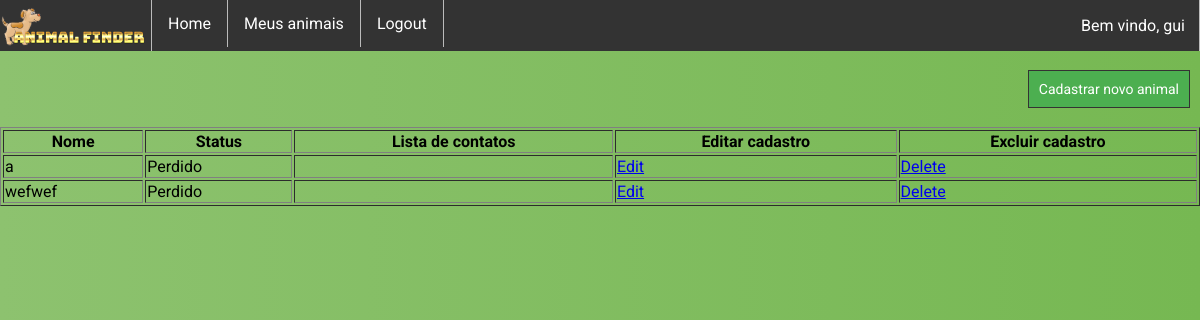
The page /meus_animais/ (signed in) on the database as committed earlier.
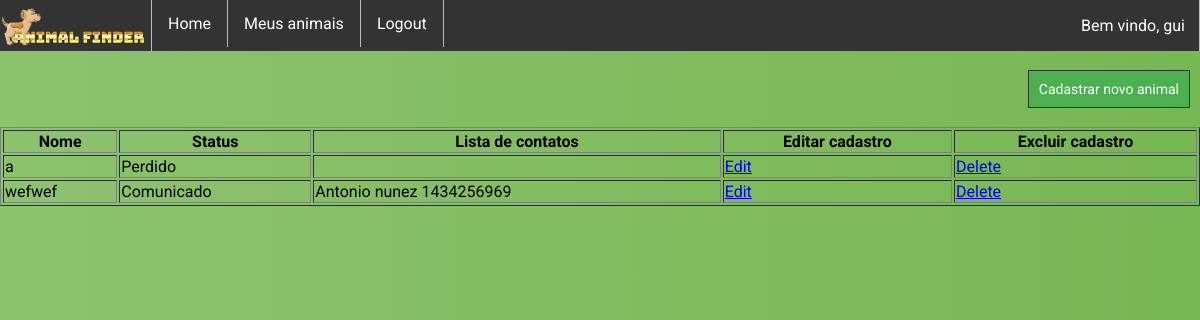
The same page on the database as committed later.
### usuario/models.py (models this page shows, shortened)
class Dono(AbstractBaseUser):
    email = models.EmailField(verbose_name="email", unique=True, max_length=100)
    nome = models.CharField(max_length=100)
    telefone = models.CharField(max_length=20)
    date_joined = models.DateTimeField(verbose_name="date_joined", auto_now_add=True)
    last_login = models.DateTimeField(verbose_name="last_login", auto_now=True)
    is_admin = models.BooleanField(default=False)
    is_active = models.BooleanField(default=True)
    is_staff = models.BooleanField(default=False)
    is_superuser = models.BooleanField(default=False)
    USERNAME_FIELD = 'email'
    REQUIRED_FIELDS = ['nome', 'telefone']
    objects = DonoManager()

### main/models.py (models this page shows, shortened)
class Animal(models.Model):
    foto  = models.ImageField(upload_to=UploadToPathAndRename('{}'.format(time.strftime("%Y_%m_%d_"))))
    nome  = models.CharField(max_length=100)
    idade = models.CharField(max_length=3, blank=True)
    cidade_desaparecimento = models.CharField(max_length=50)
    estado_desaparecimento = models.CharField(max_length=50)
    status = models.IntegerField(choices=STATUS_ANIMAL, default=1, blank=True)
    dono = models.ForeignKey(Dono, on_delete=models.CASCADE,  null=True)
    informacoes_extras = models.TextField(max_length=250, blank=True)

class Contato(models.Model):
    nome = models.CharField(max_length=100)
    telefone = models.CharField(max_length=20)
    animal = models.ForeignKey(Animal, on_delete=models.CASCADE, null=True)

### main/views.py (the view)
# urls.py: path("meus_animais/", meus_animais, name="meus_animais"),
@login_required
def meus_animais(request):
    animals = [i for i in Animal.objects.all() if i.dono.email==request.user.email]
    contatos = []
    for a in animals:
        contatos.append(Contato.objects.filter(animal__id=a.id))
    context = {'animais': zip(animals, contatos) }
    return render(request, 'meus_animais.html', context)

### main/templates/meus_animais.html
{% extends 'base.html' %}
{% block css %}
  {% load static %}
  <link href="{% static 'meus_animais_style.css' %}"  rel="stylesheet">
{% endblock css %}
{% block content %}
    <div class="new_animal">
      <form action="{%  url 'novo_animal' %}">
        <button type="submit">Cadastrar novo animal</button>
      </form>
    </div>
  <br>
  <br><br>
  <table class="table_animal_status" border="1" width="100%">
    <thead>
      <tr>
        <th>Nome</th>
        <th>Status</th>
        <th>Lista de contatos</th>
        <th>Editar cadastro</th>
        <th>Excluir cadastro</th>
      </tr>
      </thead>
    <tbody>
    {% for animal, contatos in animais %}
      <tr>
      <td>
        {{animal.nome}}
      </td>
      <td>
        {{animal.get_status_display}}
      </td>
      <td>
        {% for contato in contatos %}
          {{contato.nome}}
          {{contato.telefone}}
          <br>
        {% endfor %}
      </td>
      <td><a class="btn btn-warning" href="{%  url 'animal_edit' animal.id %}">Edit</a>
            </td>
			<td><a class="btn btn-danger" href="{%  url 'animal_delete' animal.id %}">Delete</a>
			</td>
    </tr>
    {% endfor %}
  </tbody>
  </table>
{% endblock content %}

### main/templates/base.html
<!DOCTYPE html>
<html>
<head>
  {% load static %}
  <link href="{% static 'general_style.css' %}"  rel="stylesheet">
  {% block css %}
  {% endblock css %}
  {% load static %}
  <link href="{% static 'nav_style.css' %}"  rel="stylesheet">
    <div class="nav">
      <ul>
          <li class="li-logo"><img class="logo" src="/static/ANIMAL_FINDER_LOGO.png" alt="Logo"></li>
      {% if request.user.is_authenticated %}
          <li><a href="{% url 'home' %}">Home</a></li>
          <li><a href="{% url 'meus_animais' %}">Meus animais</a></li>
          <li><a href="{% url 'logout' %}">Logout</a></li>
          <li class='welcome_message'><p>Bem vindo, {{request.user.nome}}</p></li>
      {% else %}
          <li><a href="{% url 'home' %}">Home</a></li>
          <li><a href="{% url 'register' %}">Registrar</a></li>
          <li><a href="{% url 'login' %}">Login</a></li>
      {% endif %}
      </ul>
    </div>
</head>
<body>
  {% block content %}
  {% endblock content %}
</body>
</html>

### main/static/general_style.css (style rules this page uses)
* { font-family: "Roboto", sans-serif; box-sizing: border-box; }
body { border: 0px; margin: 0px; background: #76b852; background: -webkit-linear-gradient(right, #76b852, #8DC26F); background: -moz-linear-gradient(right, #76b852, #8DC26F); background: -o-linear-gradient(right, #76b852, #8DC26F); background: linear-gradient(to left, #76b852, #8DC26F); -webkit-font-smoothing: antialiased; -moz-osx-font-smoothing: grayscale; padding-top: 70px; padding-bottom: 70px; }

### main/static/meus_animais_style.css (style rules this page uses)
.new_animal button { font-size: 30px; display: block; float: right; outline: 0; background: #4CAF50; margin-right: 10px; border: 1px solid #333; padding: 10px; color: #FFFFFF; font-size: 14px; -webkit-transition: all 0.3 ease; transition: all 0.3 ease; cursor: pointer; }

### main/static/nav_style.css (style rules this page uses)
.nav { position: fixed; width: 100%; top: 0; z-index: 9999; }
.nav ul { list-style-type: none; margin: 0; padding: 0; overflow: hidden; background-color: #333; }
.nav li { float: left; border-right: 1px solid #bbb; text-align: center; image-orientation: center; }
.nav li a { display: block; color: white; text-align: center; padding: 14px 16px; text-decoration: none; }
.nav li p { padding: 0px 14px 0px 16px; color: white; }
.nav li.welcome_message { float: right; text-align: center; }

Rows that differ between the two databases and show on the page:
changed Animal "wefwef": status "Perdido" → "Comunicado"
added Contato: nome "Antonio nunez", telefone "1434256969", shown under Animal "wefwef"
